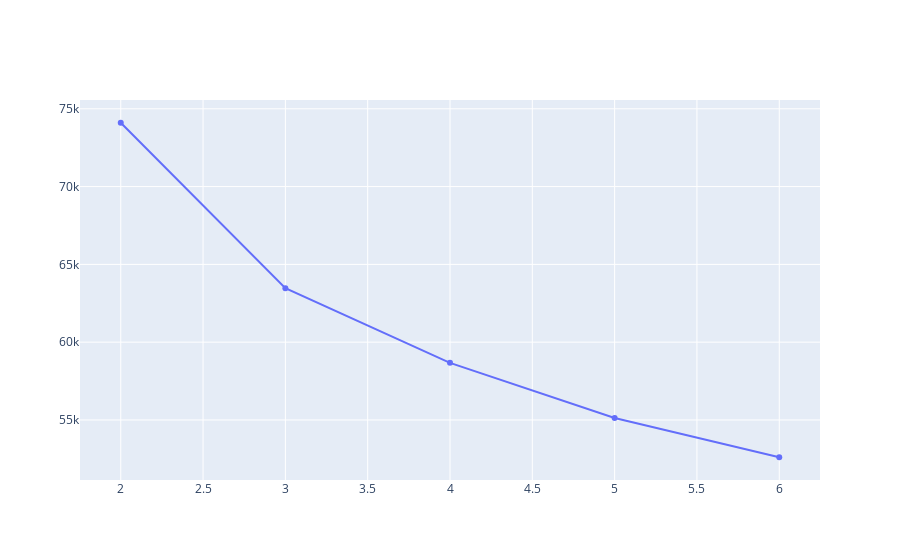

Notebook source saved alongside this figure:
### Code cell
Elbow_kprot(considered_df_all_Pct_prem)

### Figure 1 — Plotly figure (JSON) as saved in the notebook; plotly's stock layout.template omitted (floating-point values rounded to 4 significant figures)
{"data": [{"type": "scatter", "x": [2, 3, 4, 5, 6], "y": [74100.0, 63460.0, 58670.0, 55120.0, 52600.0]}], "layout": {}}
